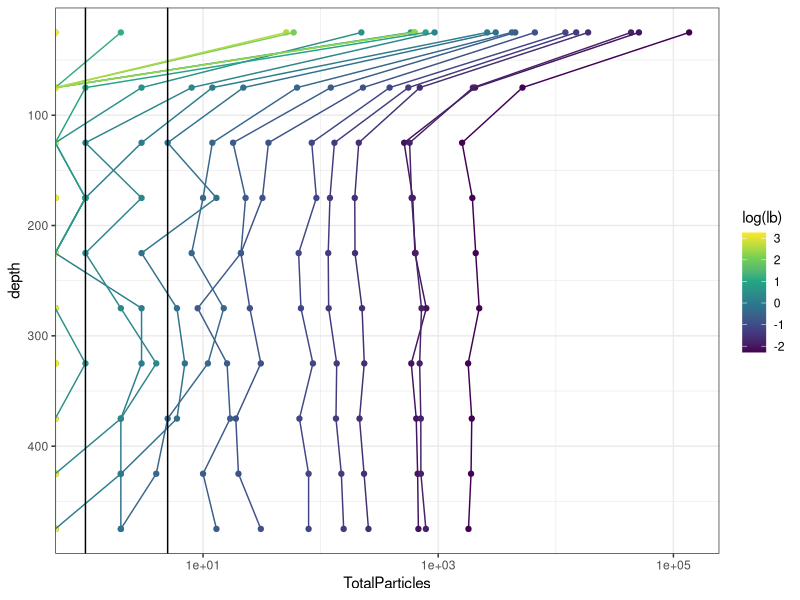
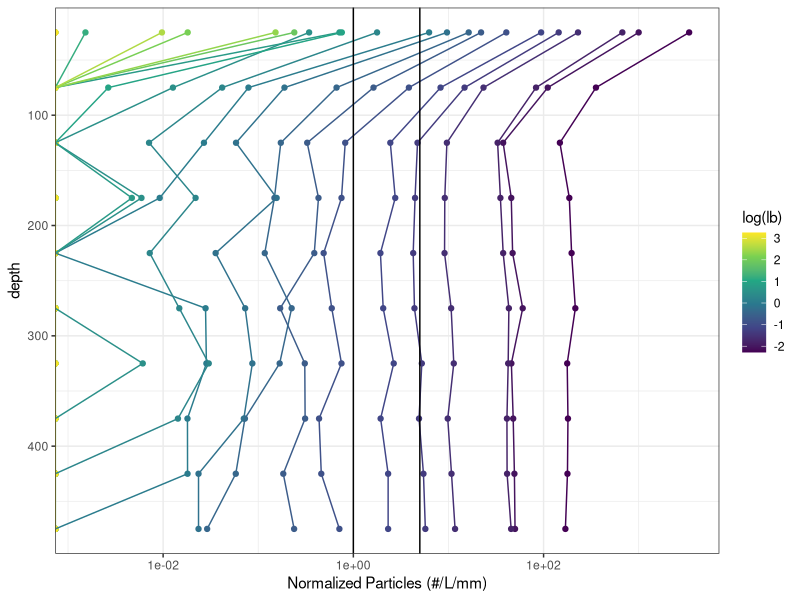
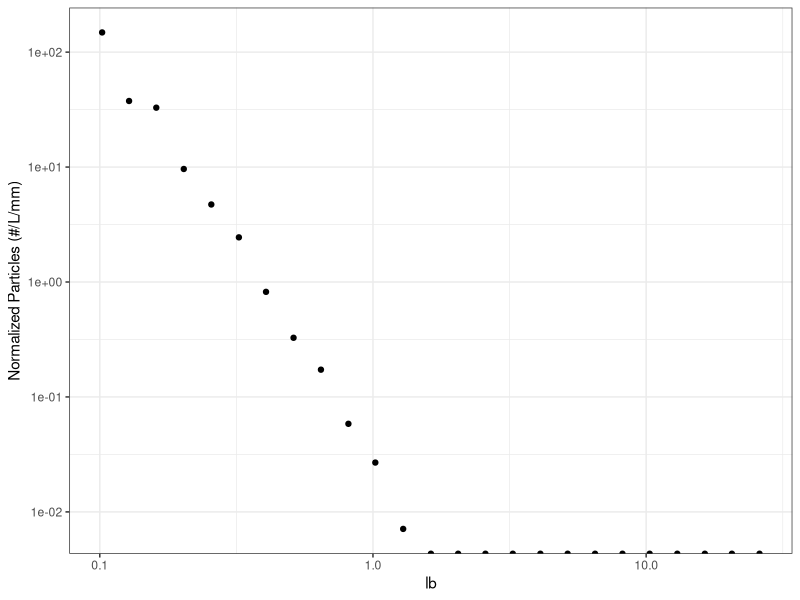
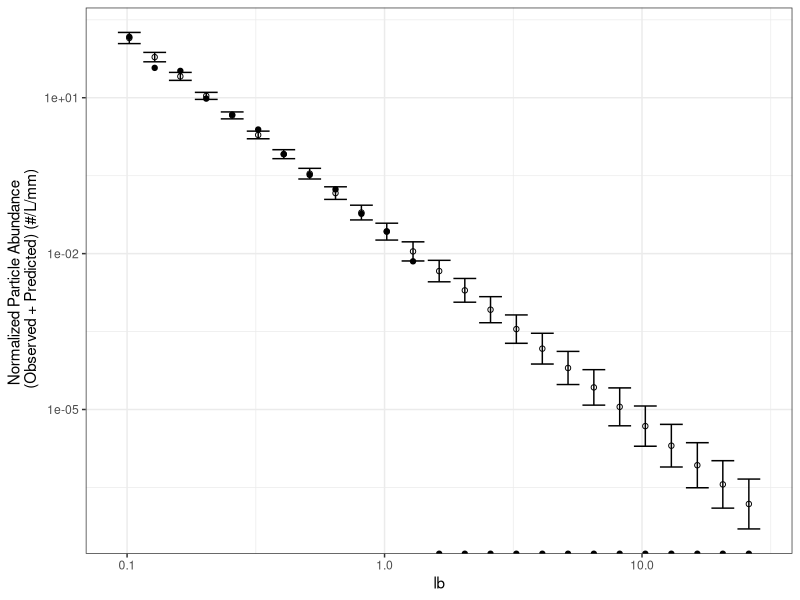
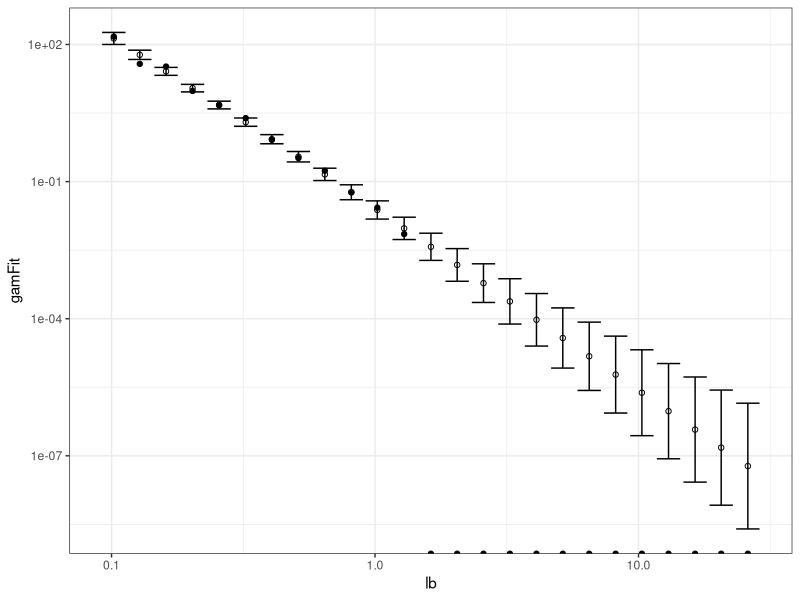
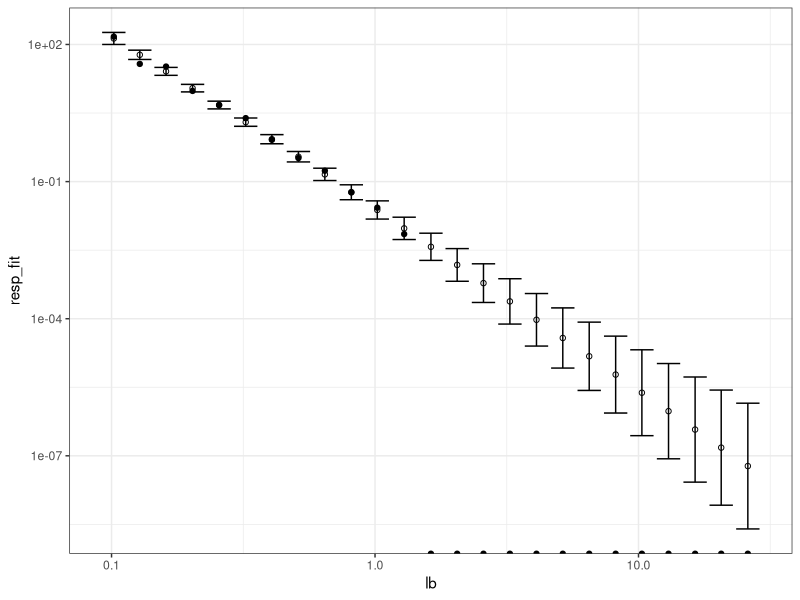
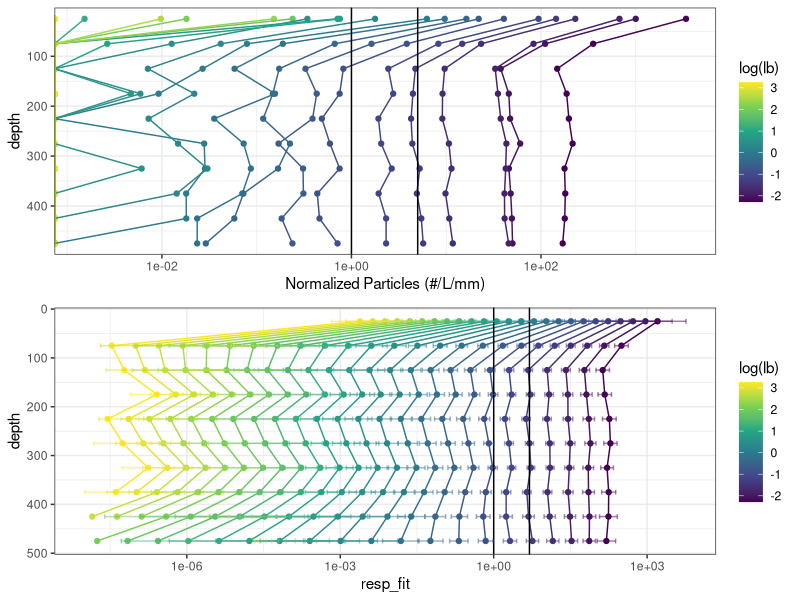
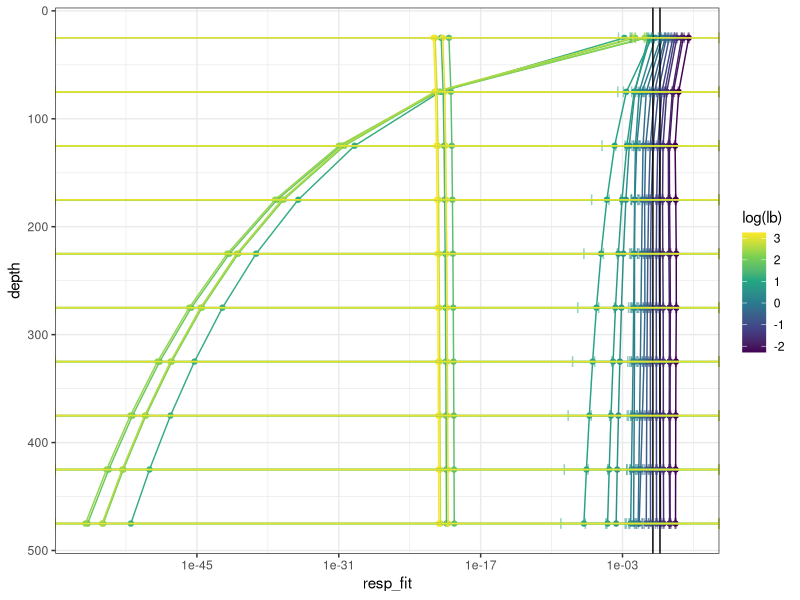

Generate these figures, in order, with R:
## ---- chunk 1
#data <- ESS %>% filter(depth <= 500, profile == "stn_043") %>% select(depth, lb, ub, vol, TotalParticles)
## ---- chunk 2
library(tidyverse)
library(mgcv)
## ---- chunk 3
theme_set(theme_bw())
## ---- chunk 4
data <- structure(list(depth = c(25, 25, 25, 25, 25, 25, 25, 25, 25, 
25, 25, 25, 25, 25, 25, 25, 25, 25, 25, 25, 25, 25, 25, 25, 25, 
75, 75, 75, 75, 75, 75, 75, 75, 75, 75, 75, 75, 75, 75, 75, 75, 
75, 75, 75, 75, 75, 75, 75, 75, 75, 125, 125, 125, 125, 125, 
125, 125, 125, 125, 125, 125, 125, 125, 125, 125, 125, 125, 125, 
125, 125, 125, 125, 125, 125, 125, 175, 175, 175, 175, 175, 175, 
175, 175, 175, 175, 175, 175, 175, 175, 175, 175, 175, 175, 175, 
175, 175, 175, 175, 175, 175, 225, 225, 225, 225, 225, 225, 225, 
225, 225, 225, 225, 225, 225, 225, 225, 225, 225, 225, 225, 225, 
225, 225, 225, 225, 225, 275, 275, 275, 275, 275, 275, 275, 275, 
275, 275, 275, 275, 275, 275, 275, 275, 275, 275, 275, 275, 275, 
275, 275, 275, 275, 325, 325, 325, 325, 325, 325, 325, 325, 325, 
325, 325, 325, 325, 325, 325, 325, 325, 325, 325, 325, 325, 325, 
325, 325, 325, 375, 375, 375, 375, 375, 375, 375, 375, 375, 375, 
375, 375, 375, 375, 375, 375, 375, 375, 375, 375, 375, 375, 375, 
375, 375, 425, 425, 425, 425, 425, 425, 425, 425, 425, 425, 425, 
425, 425, 425, 425, 425, 425, 425, 425, 425, 425, 425, 425, 425, 
425, 475, 475, 475, 475, 475, 475, 475, 475, 475, 475, 475, 475, 
475, 475, 475, 475, 475, 475, 475, 475, 475, 475, 475, 475, 475
), lb = c(0.102, 0.128, 0.161, 0.203, 0.256, 0.323, 0.406, 0.512, 
0.645, 0.813, 1.02, 1.29, 1.63, 2.05, 2.58, 3.25, 4.1, 5.16, 
6.5, 8.19, 10.3, 13, 16.4, 20.6, 26, 0.102, 0.128, 0.161, 0.203, 
0.256, 0.323, 0.406, 0.512, 0.645, 0.813, 1.02, 1.29, 1.63, 2.05, 
2.58, 3.25, 4.1, 5.16, 6.5, 8.19, 10.3, 13, 16.4, 20.6, 26, 0.102, 
0.128, 0.161, 0.203, 0.256, 0.323, 0.406, 0.512, 0.645, 0.813, 
1.02, 1.29, 1.63, 2.05, 2.58, 3.25, 4.1, 5.16, 6.5, 8.19, 10.3, 
13, 16.4, 20.6, 26, 0.102, 0.128, 0.161, 0.203, 0.256, 0.323, 
0.406, 0.512, 0.645, 0.813, 1.02, 1.29, 1.63, 2.05, 2.58, 3.25, 
4.1, 5.16, 6.5, 8.19, 10.3, 13, 16.4, 20.6, 26, 0.102, 0.128, 
0.161, 0.203, 0.256, 0.323, 0.406, 0.512, 0.645, 0.813, 1.02, 
1.29, 1.63, 2.05, 2.58, 3.25, 4.1, 5.16, 6.5, 8.19, 10.3, 13, 
16.4, 20.6, 26, 0.102, 0.128, 0.161, 0.203, 0.256, 0.323, 0.406, 
0.512, 0.645, 0.813, 1.02, 1.29, 1.63, 2.05, 2.58, 3.25, 4.1, 
5.16, 6.5, 8.19, 10.3, 13, 16.4, 20.6, 26, 0.102, 0.128, 0.161, 
0.203, 0.256, 0.323, 0.406, 0.512, 0.645, 0.813, 1.02, 1.29, 
1.63, 2.05, 2.58, 3.25, 4.1, 5.16, 6.5, 8.19, 10.3, 13, 16.4, 
20.6, 26, 0.102, 0.128, 0.161, 0.203, 0.256, 0.323, 0.406, 0.512, 
0.645, 0.813, 1.02, 1.29, 1.63, 2.05, 2.58, 3.25, 4.1, 5.16, 
6.5, 8.19, 10.3, 13, 16.4, 20.6, 26, 0.102, 0.128, 0.161, 0.203, 
0.256, 0.323, 0.406, 0.512, 0.645, 0.813, 1.02, 1.29, 1.63, 2.05, 
2.58, 3.25, 4.1, 5.16, 6.5, 8.19, 10.3, 13, 16.4, 20.6, 26, 0.102, 
0.128, 0.161, 0.203, 0.256, 0.323, 0.406, 0.512, 0.645, 0.813, 
1.02, 1.29, 1.63, 2.05, 2.58, 3.25, 4.1, 5.16, 6.5, 8.19, 10.3, 
13, 16.4, 20.6, 26), ub = c(0.128, 0.161, 0.203, 0.256, 0.323, 
0.406, 0.512, 0.645, 0.813, 1.02, 1.29, 1.63, 2.05, 2.58, 3.25, 
4.1, 5.16, 6.5, 8.19, 10.3, 13, 16.4, 20.6, 26, 32, 0.128, 0.161, 
0.203, 0.256, 0.323, 0.406, 0.512, 0.645, 0.813, 1.02, 1.29, 
1.63, 2.05, 2.58, 3.25, 4.1, 5.16, 6.5, 8.19, 10.3, 13, 16.4, 
20.6, 26, 32, 0.128, 0.161, 0.203, 0.256, 0.323, 0.406, 0.512, 
0.645, 0.813, 1.02, 1.29, 1.63, 2.05, 2.58, 3.25, 4.1, 5.16, 
6.5, 8.19, 10.3, 13, 16.4, 20.6, 26, 32, 0.128, 0.161, 0.203, 
0.256, 0.323, 0.406, 0.512, 0.645, 0.813, 1.02, 1.29, 1.63, 2.05, 
2.58, 3.25, 4.1, 5.16, 6.5, 8.19, 10.3, 13, 16.4, 20.6, 26, 32, 
0.128, 0.161, 0.203, 0.256, 0.323, 0.406, 0.512, 0.645, 0.813, 
1.02, 1.29, 1.63, 2.05, 2.58, 3.25, 4.1, 5.16, 6.5, 8.19, 10.3, 
13, 16.4, 20.6, 26, 32, 0.128, 0.161, 0.203, 0.256, 0.323, 0.406, 
0.512, 0.645, 0.813, 1.02, 1.29, 1.63, 2.05, 2.58, 3.25, 4.1, 
5.16, 6.5, 8.19, 10.3, 13, 16.4, 20.6, 26, 32, 0.128, 0.161, 
0.203, 0.256, 0.323, 0.406, 0.512, 0.645, 0.813, 1.02, 1.29, 
1.63, 2.05, 2.58, 3.25, 4.1, 5.16, 6.5, 8.19, 10.3, 13, 16.4, 
20.6, 26, 32, 0.128, 0.161, 0.203, 0.256, 0.323, 0.406, 0.512, 
0.645, 0.813, 1.02, 1.29, 1.63, 2.05, 2.58, 3.25, 4.1, 5.16, 
6.5, 8.19, 10.3, 13, 16.4, 20.6, 26, 32, 0.128, 0.161, 0.203, 
0.256, 0.323, 0.406, 0.512, 0.645, 0.813, 1.02, 1.29, 1.63, 2.05, 
2.58, 3.25, 4.1, 5.16, 6.5, 8.19, 10.3, 13, 16.4, 20.6, 26, 32, 
0.128, 0.161, 0.203, 0.256, 0.323, 0.406, 0.512, 0.645, 0.813, 
1.02, 1.29, 1.63, 2.05, 2.58, 3.25, 4.1, 5.16, 6.5, 8.19, 10.3, 
13, 16.4, 20.6, 26, 32), vol = c(1542.64, 1542.64, 1542.64, 1542.64, 
1542.64, 1542.64, 1542.64, 1542.64, 1542.64, 1542.64, 1542.64, 
1542.64, 1542.64, 1542.64, 1542.64, 1542.64, 1542.64, 1542.64, 
1542.64, 1542.64, 1542.64, 1542.64, 1542.64, 1542.64, 1542.64, 
563.2, 563.2, 563.2, 563.2, 563.2, 563.2, 563.2, 563.2, 563.2, 
563.2, 563.2, 563.2, 563.2, 563.2, 563.2, 563.2, 563.2, 563.2, 
563.2, 563.2, 563.2, 563.2, 563.2, 563.2, 563.2, 413.6, 413.6, 
413.6, 413.6, 413.6, 413.6, 413.6, 413.6, 413.6, 413.6, 413.6, 
413.6, 413.6, 413.6, 413.6, 413.6, 413.6, 413.6, 413.6, 413.6, 
413.6, 413.6, 413.6, 413.6, 413.6, 402.16, 402.16, 402.16, 402.16, 
402.16, 402.16, 402.16, 402.16, 402.16, 402.16, 402.16, 402.16, 
402.16, 402.16, 402.16, 402.16, 402.16, 402.16, 402.16, 402.16, 
402.16, 402.16, 402.16, 402.16, 402.16, 406.56, 406.56, 406.56, 
406.56, 406.56, 406.56, 406.56, 406.56, 406.56, 406.56, 406.56, 
406.56, 406.56, 406.56, 406.56, 406.56, 406.56, 406.56, 406.56, 
406.56, 406.56, 406.56, 406.56, 406.56, 406.56, 397.76, 397.76, 
397.76, 397.76, 397.76, 397.76, 397.76, 397.76, 397.76, 397.76, 
397.76, 397.76, 397.76, 397.76, 397.76, 397.76, 397.76, 397.76, 
397.76, 397.76, 397.76, 397.76, 397.76, 397.76, 397.76, 389.84, 
389.84, 389.84, 389.84, 389.84, 389.84, 389.84, 389.84, 389.84, 
389.84, 389.84, 389.84, 389.84, 389.84, 389.84, 389.84, 389.84, 
389.84, 389.84, 389.84, 389.84, 389.84, 389.84, 389.84, 389.84, 
410.96, 410.96, 410.96, 410.96, 410.96, 410.96, 410.96, 410.96, 
410.96, 410.96, 410.96, 410.96, 410.96, 410.96, 410.96, 410.96, 
410.96, 410.96, 410.96, 410.96, 410.96, 410.96, 410.96, 410.96, 
410.96, 410.08, 410.08, 410.08, 410.08, 410.08, 410.08, 410.08, 
410.08, 410.08, 410.08, 410.08, 410.08, 410.08, 410.08, 410.08, 
410.08, 410.08, 410.08, 410.08, 410.08, 410.08, 410.08, 410.08, 
410.08, 410.08, 410.08, 410.08, 410.08, 410.08, 410.08, 410.08, 
410.08, 410.08, 410.08, 410.08, 410.08, 410.08, 410.08, 410.08, 
410.08, 410.08, 410.08, 410.08, 410.08, 410.08, 410.08, 410.08, 
410.08, 410.08, 410.08), TotalParticles = c(136084, 50891, 43620, 
18820, 14902, 12063, 6635, 4518, 4229, 3081, 2606, 931, 222, 
584, 782, 2, 0, 0, 624, 59, 633, 51, 0, 0, 0, 5204, 2056, 1971, 
697, 557, 386, 229, 122, 63, 22, 12, 8, 3, 0, 1, 0, 0, 0, 0, 
0, 0, 0, 0, 0, 0, 1596, 513, 571, 211, 131, 84, 36, 18, 12, 5, 
3, 1, 0, 0, 0, 0, 0, 0, 0, 0, 0, 0, 0, 0, 0, 1950, 607, 594, 
195, 120, 92, 32, 23, 10, 13, 1, 3, 1, 1, 0, 0, 0, 0, 0, 0, 0, 
0, 0, 0, 0, 2083, 634, 642, 196, 116, 65, 21, 21, 8, 3, 0, 1, 
0, 0, 0, 0, 0, 0, 0, 0, 0, 0, 0, 0, 0, 2231, 792, 721, 225, 117, 
68, 25, 9, 15, 6, 3, 2, 0, 0, 0, 0, 0, 0, 0, 0, 0, 0, 0, 0, 0, 
1796, 590, 695, 235, 137, 86, 31, 16, 11, 7, 3, 4, 1, 0, 0, 0, 
0, 0, 0, 0, 0, 0, 0, 0, 0, 1928, 650, 711, 214, 135, 66, 19, 
17, 5, 6, 2, 2, 0, 0, 0, 0, 0, 0, 0, 0, 0, 0, 0, 0, 0, 1901, 
668, 712, 234, 150, 79, 20, 10, 4, 2, 2, 0, 0, 0, 0, 0, 0, 0, 
0, 0, 0, 0, 0, 0, 0, 1808, 678, 785, 255, 157, 79, 31, 13, 2, 
2, 0, 0, 0, 0, 0, 0, 0, 0, 0, 0, 0, 0, 0, 0, 0)), class = c("tbl_df", 
"tbl", "data.frame"), row.names = c(NA, -250L))
## ---- chunk 5
head(data)
## ---- chunk 6
data01 <- data %>% mutate(binsize = ub-lb, nparticles = TotalParticles/vol, n_nparticles = nparticles/binsize)
data01 %>% head
## ---- chunk 7
data01Plot <- data01 %>% group_by(lb) %>% ggplot(aes(x = TotalParticles, y = depth, col = log(lb), group = lb)) + scale_y_reverse() + geom_point() + scale_x_log10() + scale_color_viridis_c() + geom_path() + geom_vline(xintercept = 1) + geom_vline(xintercept = 5)
data01Plot
## ---- chunk 8
nnPlot <- data01 %>% group_by(lb) %>% ggplot(aes(x = n_nparticles, y = depth, col = log(lb), group = lb)) + scale_y_reverse() + geom_point() + scale_x_log10() + scale_color_viridis_c() + geom_path() + geom_vline(xintercept = 1) + geom_vline(xintercept = 5) + labs(x = "Normalized Particles (#/L/mm)")
nnPlot
## ---- chunk 9
data_125m <- data01 %>% filter(depth == 125)
data_125m %>% ggplot(aes(x = lb, y = n_nparticles)) + scale_x_log10() + scale_y_log10() + geom_point() + labs(y = "Normalized Particles (#/L/mm)")
## ---- chunk 10
myGlm <- function(df){
  MASS::glm.nb(TotalParticles ~ log(lb) + offset(log(vol * binsize)), data = df)
}

mod_125m <- myGlm(data_125m)
summary(mod_125m)
## ---- chunk 11
pred_glm_125m <- predict(mod_125m, type = "link", se.fit = TRUE) %>% as_tibble %>% mutate(lower = fit - 2 * se.fit, upper = fit + 2 * se.fit) %>%
  mutate(glmFit = exp(fit), glmLower = exp(lower), glmUpper = exp(upper)) %>% select(-c(fit, lower, upper))
## ---- chunk 12
df_125m <- bind_cols(data_125m, pred_glm_125m) %>% mutate(glmFit = glmFit/vol/binsize, glmLower = glmLower/vol/binsize, glmUpper = glmUpper/vol/binsize) 

ggplot(df_125m, aes(x = lb)) + geom_point(aes(y = glmFit), shape = 1) + geom_point(aes(y = n_nparticles)) +
  geom_errorbar(aes(ymin = glmLower, ymax = glmUpper)) +
  scale_x_log10() + scale_y_log10() + labs(y = "Normalized Particle Abundance \n (Observed + Predicted) (#/L/mm)")
## ---- chunk 13
myGam <- function(df){
  gam(TotalParticles ~ s(log(lb)), offset = log(vol * binsize), family = nb(), data = df)
}

mod1_125m <- myGam(data_125m)
summary(mod1_125m)
AIC(mod1_125m)
## ---- chunk 14
pred1_tp_125m <- predict(mod1_125m, type = "link", se.fit = TRUE) %>% as.data.frame %>% mutate(lower = fit - 2 * se.fit, upper = fit + 2 * se.fit) %>%
  #translate back into response units
  mutate(gamFit = exp(fit), gamLower = exp(lower), gamUpper = exp(upper)) #%>% select(-c(fit, lower, upper))


df1_125m <- bind_cols(df_125m,  pred1_tp_125m)


ggplot(df1_125m, aes(x = lb)) + geom_point(aes(y = gamFit), shape = 1) +
  geom_errorbar(aes(ymin = gamLower, ymax = gamUpper)) + 
  geom_point(aes(y = n_nparticles)) + scale_x_log10() + scale_y_log10()
## ---- chunk 15
expand_with_gam <- function(df, mod){
  loc_pred <- predict(mod, type = "link", se.fit = TRUE) %>% as.data.frame %>% mutate(lower = fit - 2 * se.fit, upper = fit + 2 * se.fit) %>% mutate(resp_fit = exp(fit), resp_lower = exp(lower), resp_upper = exp(upper))
  loc_df <- bind_cols(df, loc_pred)
  loc_df
}

gam_size_ggplot <- function(df){
  ggplot(df, aes(x = lb)) + geom_point(aes(y = resp_fit), shape = 1) +
  geom_errorbar(aes(ymin = resp_lower, ymax = resp_upper)) + 
  geom_point(aes(y = n_nparticles)) + scale_x_log10() + scale_y_log10()
}
## ---- chunk 16
expand_with_gam(df_125m, mod1_125m) %>% gam_size_ggplot
## ---- chunk 17
dataGamHorizontal <- data01 %>% group_by(depth) %>% nest %>% mutate(mod = map(data, myGam)) %>%
  mutate(data2 = map2(data, mod, expand_with_gam)) %>% select(-data, -mod)%>% unnest(data2)
dataGamHorizontal %>% head
## ---- chunk 18
library(cowplot)

horizontalGamPlot <- dataGamHorizontal %>% ggplot(aes(x = resp_fit, y = depth, col = log(lb), group = lb)) + scale_y_reverse() + geom_point() + scale_x_log10(limits = c(10^-8, NA)) + scale_color_viridis_c() + geom_path() + geom_vline(xintercept = 1) + geom_vline(xintercept = 5)  + geom_errorbar(aes(xmin = resp_lower, xmax = resp_upper), width = 10, alpha = 0.5)+ theme_bw()

plot_grid(nnPlot, horizontalGamPlot, nrow = 2)
## ---- chunk 19
verticalGam <- function(df){
  gam(TotalParticles ~ s(log(depth)), offset = log(vol * binsize), family = nb(), data = df)
}

dataGamVertical <- data01 %>% group_by(lb) %>% nest %>% mutate(mod = map(data, verticalGam)) %>%
  mutate(data2 = map2(data, mod, expand_with_gam)) %>% select(-data, -mod)%>% unnest(data2)
dataGamVertical %>% head
## ---- chunk 20
verticalGamPlot <- dataGamVertical %>% ggplot(aes(x = resp_fit, y = depth, col = log(lb), group = lb)) + scale_y_reverse() + geom_point() + scale_x_log10() + scale_color_viridis_c() + geom_path() + geom_vline(xintercept = 1) + geom_vline(xintercept = 5) + geom_errorbar(aes(xmin = resp_lower, xmax = resp_upper), width = 10, alpha = 0.5) + theme_bw()
verticalGamPlot
## ---- chunk 21
my_double_gam <- function(df){
  gam(TotalParticles ~s(log(lb), log(depth)), offset = log(vol * binsize), family = nb(), data = data01)
}
doubleSmooth <- my_double_gam(data01)

#doubleSmooth <- gam(TotalParticles ~s(log(lb), log(depth)), offset = log(vol * binsize), family = nb(), data = data01)

#doubleSmooth <- gam(TotalParticles ~ s(log(lb)) + log(depth), offset = log(vol * binsize), family = quasipoisson(), data = data01)
## ---- chunk 22
summary(doubleSmooth)
AIC(doubleSmooth)
## ---- chunk 23
linearSum <- gam(TotalParticles ~ log(lb) + log(depth), offset = log(vol * binsize), family = nb(), data = data01)
summary(linearSum)
multSum <- gam(TotalParticles ~ log(lb) * log(depth), offset = log(vol * binsize), family = nb(), data = data01)
summary(multSum)
AIC(linearSum,
  multSum,
  doubleSmooth
)
## ---- chunk 24
predDS <- predict(doubleSmooth, type = "link", se.fit = TRUE)

dataPredDS <- data01 %>% bind_cols(link_pred = predDS$fit, link_se = predDS$se) %>% 
  mutate(link_lower = link_pred - 2 * link_se, link_upper = link_pred + 2 * link_se) %>%
  mutate(resp_pred = exp(link_pred), resp_lower = exp(link_lower), resp_upper = exp(link_upper))
## ---- chunk 25
nnPlot
## ---- chunk 26
predDSPlot <- dataPredDS %>% group_by(lb) %>% ggplot(aes(x = resp_pred, y = depth, col = log(lb), group = lb)) + scale_y_reverse() + geom_point() + geom_errorbar(aes(xmin = resp_lower, xmax = resp_upper), width = 10) +  scale_color_viridis_c() + geom_path() + geom_vline(xintercept = 1) + geom_vline(xintercept = 5)  + scale_x_log10()
predDSPlot
## ---- chunk 27
#predDSPlot + scale_x_log10(limits = c(1e-22, NA))
predDSPlot + scale_x_log10(limits = c(1e-3, NA))
